Frame 1 (no input): blank canvas, image omitted
Frame 60 (the mouse pressed at the canvas centre just before this capture): blank canvas, image omitted
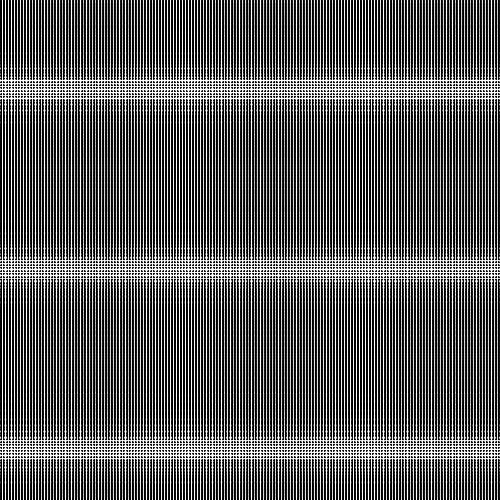
Frame 120 (the mouse held since frame 60 and released just before this capture)

The Processing sketch whose frames 1 and 60 were blank and that drew this single picture after the mouse press (run headless with seeded random() and noise(); from frame 60 on, the mouse is pressed at the canvas centre):

// Processing sketch: processing_156714
// ── processing_156714.pde

void setup(){
  size(500, 500);
  
}

void draw(){
  fill(random(255));
  background(255);
  for(int i=1; i<=width; i+=3)
  {
    
    for(int j=1; j<=height; j+=3)
      {
        ellipse(i, j, ((sin(radians(mouseX)))/(sin(radians(mouseY))))*sin(radians(i)), 10*cos(radians(j)));
      }
  }

}
